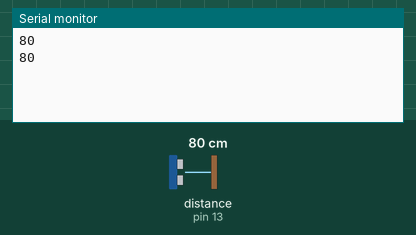
Recording of a sketch running on a simulated Arduino Uno, built with avr-gcc and run on an emulated ATmega328P. Shown: the last lines printed to the serial monitor. The inputs (shaded band) are chosen by the test bench; at power-on: distance to the obstacle (sensor on pin 13) 80 cm. The echo pulse lasts 58.3 µs per cm.

Above: at 1.8 s.
1.9 s: distance to the obstacle (sensor on pin 13) set to 2 cm
At 2.8 s:
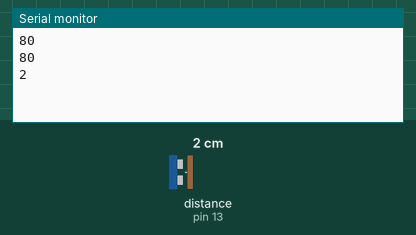
3.4 s: distance to the obstacle (sensor on pin 13) set to 4 cm
At 4.8 s:
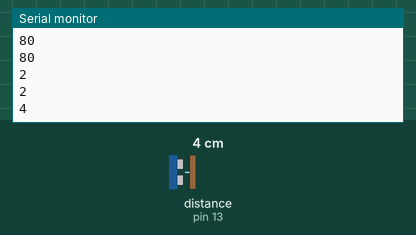
Timing chart, 0 to 6.4 s (numbered marks = the images above; inputs shaded):
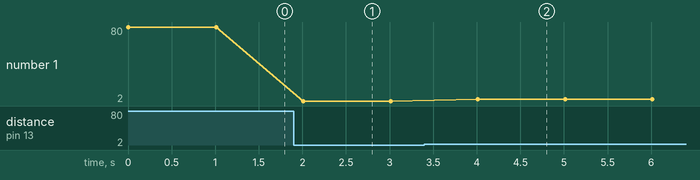

The sketch:

ping_test.ino
```cpp
const int out=12;
const int in=13;

void setup() {
  // put your setup code here, to run once:
  Serial.begin(9600);
  pinMode(out,OUTPUT);
  pinMode(in,INPUT);

}

void loop() {
  // put your main code here, to run repeatedly:
  long dur;
  long dis;

  digitalWrite(out,LOW);
  delayMicroseconds(2);

  digitalWrite(out,HIGH);
  delayMicroseconds(10);
  digitalWrite(out,LOW);

  dur=pulseIn(in,HIGH);

  Serial.print(microsecondsToCentimeters(dur));
  Serial.println();
  delay(1000);
}

long microsecondsToInches (long microseconds) {
  return microseconds / 74 / 2;
}

long microsecondsToCentimeters(long microseconds) {
  return microseconds / 29 / 2;
}
```

Measured:
- after the input at 1.9 s, the serial monitor: prints a new line after 0.11 s (image 1)
- after the input at 3.4 s, the serial monitor: prints a new line after 0.61 s (image 2)
- plotted number 1: 80 → 2 after the input at 1.9 s, 2 → 4 after the input at 3.4 s
